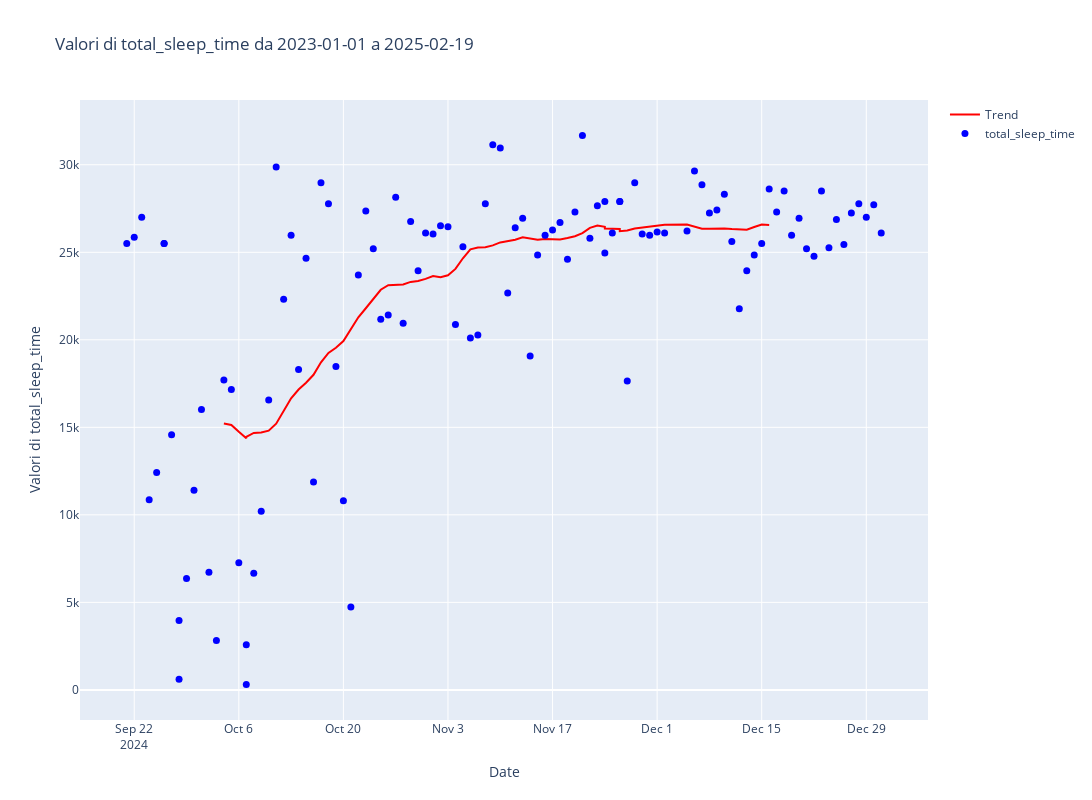

Notebook code cell kept with this figure:
### Code cell
agg.plot('total_sleep_time','2023-01-01', end_time, 30, save_png=save)

### Figure 1 — Plotly figure (JSON) as saved in the notebook; plotly's stock layout.template omitted (floating-point values rounded to 4 significant figures)
{"data": [{"line": {"color": "Red", "width": 2}, "mode": "lines", "name": "Trend", "type": "scatter", "x": ["2024-09-21", "2024-09-22", "2024-09-23", "2024-09-24", "2024-09-25", "2024-09-26", "2024-09-26", "2024-09-27", "2024-09-28", "2024-09-28", "2024-09-29", "2024-09-30", "2024-10-01", "2024-10-02", "2024-10-03", "2024-10-04", "2024-10-05", "2024-10-06", "2024-10-07", "2024-10-07", "2024-10-08", "2024-10-09", "2024-10-10", "2024-10-11", "2024-10-12", "2024-10-13", "2024-10-14", "2024-10-15", "2024-10-16", "2024-10-17", "2024-10-18", "2024-10-19", "2024-10-20", "2024-10-21", "2024-10-22", "2024-10-23", "2024-10-24", "2024-10-25", "2024-10-26", "2024-10-27", "2024-10-28", "2024-10-29", "2024-10-30", "2024-10-31", "2024-11-01", "2024-11-02", "2024-11-03", "2024-11-04", "2024-11-05", "2024-11-06", "2024-11-07", "2024-11-08", "2024-11-09", "2024-11-10", "2024-11-11", "2024-11-12", "2024-11-13", "2024-11-14", "2024-11-15", "2024-11-16", "2024-11-17", "2024-11-18", "2024-11-19", "2024-11-20", "2024-11-21", "2024-11-22", "2024-11-23", "2024-11-24", "2024-11-24", "2024-11-25", "2024-11-26", "2024-11-26", "2024-11-27", "2024-11-28", "2024-11-29", "2024-11-30", "2024-12-01", "2024-12-02", "2024-12-05", "2024-12-06", "2024-12-07", "2024-12-08", "2024-12-09", "2024-12-10", "2024-12-11", "2024-12-12", "2024-12-13", "2024-12-14", "2024-12-15", "2024-12-16", "2024-12-17", "2024-12-18", "2024-12-19", "2024-12-20", "2024-12-21", "2024-12-22", "2024-12-23", "2024-12-24", "2024-12-25", "2024-12-26", "2024-12-27", "2024-12-28", "2024-12-29", "2024-12-30", "2024-12-31"], "y": [null, null, null, null, null, null, null, null, null, null, null, null, null, null, null, 15222, 15137, 14744, 14372, 14458, 14677, 14703, 14808, 15209, 15959, 16661, 17160, 17548, 18003, 18713, 19247, 19549, 19931, 20575, 21284, 21803, 22323, 22859, 23120, 23144, 23157, 23308, 23359, 23482, 23648, 23573, 23685, 24052, 24658, 25167, 25274, 25289, 25393, 25564, 25638, 25720, 25855, 25769, 25712, 25760, 25751, 25737, 25819, 25921, 26095, 26397, 26531, 26460, 26354, 26359, 26331, 26204, 26250, 26357, 26412, 26473, 26520, 26573, 26590, 26476, 26351, 26348, 26367, 26355, 26327, 26305, 26292, 26446, 26581, 26561, null, null, null, null, null, null, null, null, null, null, null, null, null, null, null]}, {"marker": {"color": "Blue", "size": 7}, "mode": "markers", "name": "total_sleep_time", "text": ["total_sleep_time: 25500", "total_sleep_time: 25860", "total_sleep_time: 27000", "total_sleep_time: 10860", "total_sleep_time: 12420", "total_sleep_time: 25500", "total_sleep_time: 25500", "total_sleep_time: 14580", "total_sleep_time: 3960", "total_sleep_time: 600", "total_sleep_time: 6360", "total_sleep_time: 11400", "total_sleep_time: 16020", "total_sleep_time: 6720", "total_sleep_time: 2820", "total_sleep_time: 17700", "total_sleep_time: 17160", "total_sleep_time: 7260", "total_sleep_time: 300", "total_sleep_time: 2580", "total_sleep_time: 6660", "total_sleep_time: 10200", "total_sleep_time: 16560", "total_sleep_time: 29880", "total_sleep_time: 22320", "total_sleep_time: 25980", "total_sleep_time: 18300", "total_sleep_time: 24660", "total_sleep_time: 11880", "total_sleep_time: 28980", "total_sleep_time: 27780", "total_sleep_time: 18480", "total_sleep_time: 10800", "total_sleep_time: 4740", "total_sleep_time: 23700", "total_sleep_time: 27360", "total_sleep_time: 25200", "total_sleep_time: 21180", "total_sleep_time: 21420", "total_sleep_time: 28140", "total_sleep_time: 20940", "total_sleep_time: 26760", "total_sleep_time: 23940", "total_sleep_time: 26100", "total_sleep_time: 26040", "total_sleep_time: 26520", "total_sleep_time: 26460", "total_sleep_time: 20880", "total_sleep_time: 25320", "total_sleep_time: 20100", "total_sleep_time: 20280", "total_sleep_time: 27780", "total_sleep_time: 31140", "total_sleep_time: 30960", "total_sleep_time: 22680", "total_sleep_time: 26400", "total_sleep_time: 26940", "total_sleep_time: 19080", "total_sleep_time: 24840", "total_sleep_time: 25980", "total_sleep_time: 26280", "total_sleep_time: 26700", "total_sleep_time: 24600", "total_sleep_time: 27300", "total_sleep_time: 31680", "total_sleep_time: 25800", "total_sleep_time: 27660", "total_sleep_time: 24960", "total_sleep_time: 27900", "total_sleep_time: 26100", "total_sleep_time: 27900", "total_sleep_time: 27900", "total_sleep_time: 17640", "total_sleep_time: 28980", "total_sleep_time: 26040", "total_sleep_time: 25980", "total_sleep_time: 26160", "total_sleep_time: 26100", "total_sleep_time: 26220", "total_sleep_time: 29640", "total_sleep_time: 28860", "total_sleep_time: 27240", "total_sleep_time: 27420", "total_sleep_time: 28320", "total_sleep_time: 25620", "total_sleep_time: 21780", "total_sleep_time: 23940", "total_sleep_time: 24840", "total_sleep_time: 25500", "total_sleep_time: 28620", "total_sleep_time: 27300", "total_sleep_time: 28500", "total_sleep_time: 25980", "total_sleep_time: 26940", "total_sleep_time: 25200", "total_sleep_time: 24780", "total_sleep_time: 28500", "total_sleep_time: 25260", "total_sleep_time: 26880", "total_sleep_time: 25440", "total_sleep_time: 27240", "total_sleep_time: 27780", "total_sleep_time: 27000", "total_sleep_time: 27720", "total_sleep_time: 26100"], "type": "scatter", "x": ["2024-09-21", "2024-09-22", "2024-09-23", "2024-09-24", "2024-09-25", "2024-09-26", "2024-09-26", "2024-09-27", "2024-09-28", "2024-09-28", "2024-09-29", "2024-09-30", "2024-10-01", "2024-10-02", "2024-10-03", "2024-10-04", "2024-10-05", "2024-10-06", "2024-10-07", "2024-10-07", "2024-10-08", "2024-10-09", "2024-10-10", "2024-10-11", "2024-10-12", "2024-10-13", "2024-10-14", "2024-10-15", "2024-10-16", "2024-10-17", "2024-10-18", "2024-10-19", "2024-10-20", "2024-10-21", "2024-10-22", "2024-10-23", "2024-10-24", "2024-10-25", "2024-10-26", "2024-10-27", "2024-10-28", "2024-10-29", "2024-10-30", "2024-10-31", "2024-11-01", "2024-11-02", "2024-11-03", "2024-11-04", "2024-11-05", "2024-11-06", "2024-11-07", "2024-11-08", "2024-11-09", "2024-11-10", "2024-11-11", "2024-11-12", "2024-11-13", "2024-11-14", "2024-11-15", "2024-11-16", "2024-11-17", "2024-11-18", "2024-11-19", "2024-11-20", "2024-11-21", "2024-11-22", "2024-11-23", "2024-11-24", "2024-11-24", "2024-11-25", "2024-11-26", "2024-11-26", "2024-11-27", "2024-11-28", "2024-11-29", "2024-11-30", "2024-12-01", "2024-12-02", "2024-12-05", "2024-12-06", "2024-12-07", "2024-12-08", "2024-12-09", "2024-12-10", "2024-12-11", "2024-12-12", "2024-12-13", "2024-12-14", "2024-12-15", "2024-12-16", "2024-12-17", "2024-12-18", "2024-12-19", "2024-12-20", "2024-12-21", "2024-12-22", "2024-12-23", "2024-12-24", "2024-12-25", "2024-12-26", "2024-12-27", "2024-12-28", "2024-12-29", "2024-12-30", "2024-12-31"], "y": [25500, 25860, 27000, 10860, 12420, 25500, 25500, 14580, 3960, 600, 6360, 11400, 16020, 6720, 2820, 17700, 17160, 7260, 300, 2580, 6660, 10200, 16560, 29880, 22320, 25980, 18300, 24660, 11880, 28980, 27780, 18480, 10800, 4740, 23700, 27360, 25200, 21180, 21420, 28140, 20940, 26760, 23940, 26100, 26040, 26520, 26460, 20880, 25320, 20100, 20280, 27780, 31140, 30960, 22680, 26400, 26940, 19080, 24840, 25980, 26280, 26700, 24600, 27300, 31680, 25800, 27660, 24960, 27900, 26100, 27900, 27900, 17640, 28980, 26040, 25980, 26160, 26100, 26220, 29640, 28860, 27240, 27420, 28320, 25620, 21780, 23940, 24840, 25500, 28620, 27300, 28500, 25980, 26940, 25200, 24780, 28500, 25260, 26880, 25440, 27240, 27780, 27000, 27720, 26100]}], "layout": {"height": 800, "showlegend": true, "title": {"text": "Valori di total_sleep_time da 2023-01-01 a 2025-02-19"}, "width": 1500, "xaxis": {"categoryorder": "category ascending", "title": {"text": "Date"}}, "yaxis": {"categoryorder": "category ascending", "title": {"text": "Valori di total_sleep_time"}}}}
